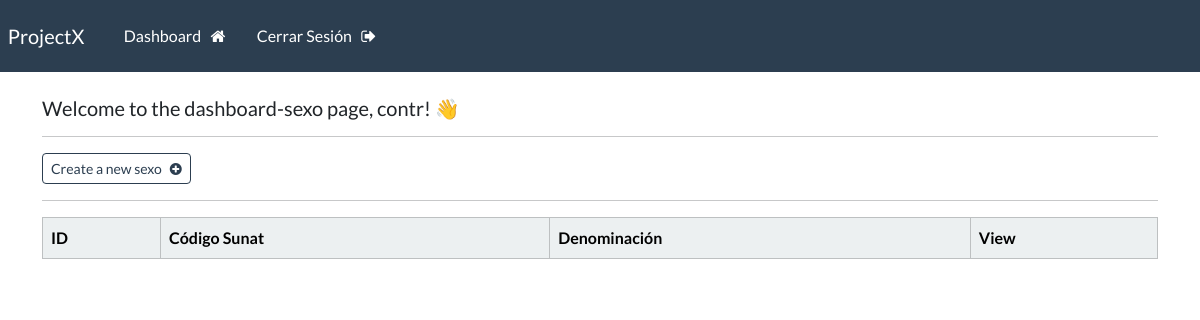
/dashboard-sexo (signed in), run on an earlier commit of the app's database.
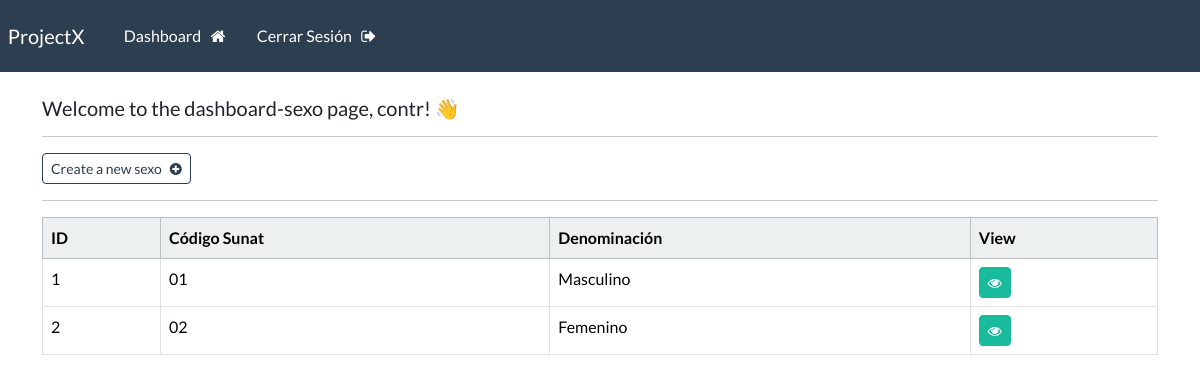
And on a later commit of the database.
### webapp/models.py (models this page shows, shortened)
class Sexo(models.Model):
    codigo_sunat = models.CharField(max_length=2)
    denominacion = models.CharField(max_length=100)

### webapp/views.py (the view)
# urls.py: path('dashboard-sexo', views.dashboard_sexo, name="dashboard-sexo"),
@login_required(login_url='my-login')
def dashboard_sexo(request):
    sexos = Sexo.objects.all()
    context = {'sexos': sexos}
    return render(request, 'webapp/dashboard-sexo.html', context=context)

### webapp/templates/webapp/dashboard-sexo.html
{% extends 'webapp/base.html' %}
{% block content %}
    <h5> Welcome to the dashboard-sexo page, {{user}}! 👋</h5>
    <hr>
    <a class="btn btn-outline-primary btn-sm" href="{% url 'create-sexo' %}">
        Create a new sexo &nbsp; <i class="fa fa-plus-circle" aria-hidden="true"></i>
    </a>
    <hr>
        <table class="table table table-hover table-bordered">
            <thead class="table-light">
                <tr>
                    <th scope="col"> ID </th>
                    <th scope="col"> Código Sunat </th>
                    <th scope="col"> Denominación </th>
                    <th scope="col"> View </th>
                </tr>
            </thead>
            <tbody>
            {% if sexos %}
                {% for sexo in sexos %}
            <tr>
                <td> {{sexo.id}} </td>
                <td> {{sexo.codigo_sunat}} </td>
                <td> {{sexo.denominacion}} </td>
                <td> <a class="btn btn-success btn-sm" href="{% url 'sexo' sexo.id %}"> <i class="fa fa-eye" aria-hidden="true"></i> </a></td>
            </tr>
            {% endfor %}
        {% endif %}
        </tbody>
    </table>
{% endblock %}

### webapp/templates/webapp/base.html (shortened to what this page needs)
{% load static %}
<!DOCTYPE html>
<html>
    <head>
        <link rel="stylesheet" type="text/css" href="https://bootswatch.com/5/flatly/bootstrap.min.css">
        <link rel="stylesheet" type="text/css" href="{% static 'css/styles.css' %}">
        <link rel="stylesheet" href="https://cdnjs.cloudflare.com/ajax/libs/font-awesome/4.7.0/css/font-awesome.min.css">
    </head>
    <body>
        {% include 'webapp/navbar.html' %}
        <div class="container">
            <br>
            {% block content %}
            {% endblock %}
        </div>
    </body>
</html>

### webapp/templates/webapp/navbar.html (shortened to what this page needs)
<nav class="navbar navbar-expand-lg navbar-dark bg-primary justify-content-center">
    <a class="navbar-brand main-heading" href="{% url '' %}">
      &nbsp; ProjectX
    </a>
      <div class="collapse navbar-collapse text-center" id="navbarNavDropdown">
        <ul class="navbar-nav mr-auto">
          {% if user.is_authenticated %}
            <li class="nav-item">
              <a class="nav-link" href="{% url 'dashboard' %}">Dashboard &nbsp; <i class="fa fa-home" aria-hidden="true"></i> </a>
            </li>
            <li class="nav-item">
              <a class="nav-link" href="{% url 'user-logout' %}">Cerrar Sesión &nbsp; <i class="fa fa-sign-out" aria-hidden="true"></i> </a>
            </li>
        </ul>
        {% else %}
        &nbsp;     &nbsp;     &nbsp;
        <li class="nav-item">
          <a class="nav-link" href="{% url 'my-login' %}">Iniciar Sesión</a>
        </li>
        {% endif %}
      </div>
  </nav>

What changed in the data, as far as the page shows it:
added Sexo: id "1", codigo_sunat "01", denominacion "Masculino"
added Sexo: id "2", codigo_sunat "02", denominacion "Femenino"
